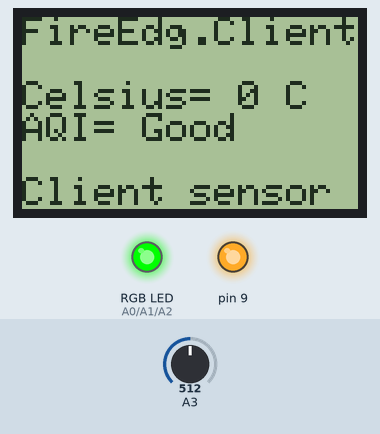
Recording of a sketch running on a simulated Arduino Nano, built with avr-gcc and run on an emulated ATmega328P. Parts: 84×48 one-colour display, an RGB LED mixed from three pins (HIGH = lit), output pins drawn as LEDs (lit = HIGH). The inputs (shaded band) are chosen by the test bench; at power-on: A3 = 512. What the sketch prints to the serial monitor is not drawn.

Above: at 6.2 s.
6.3 s: A3 set to 122
At 11.6 s:
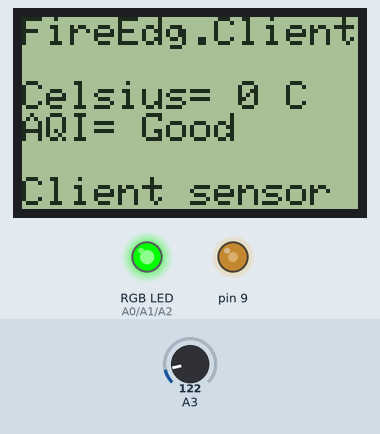
12.5 s: A3 set to 26
At 16.8 s:
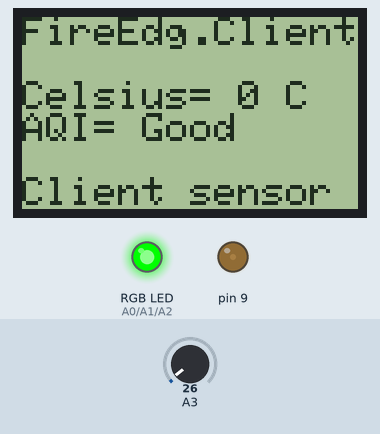
18.7 s: A3 set to 0
At 21.9 s:
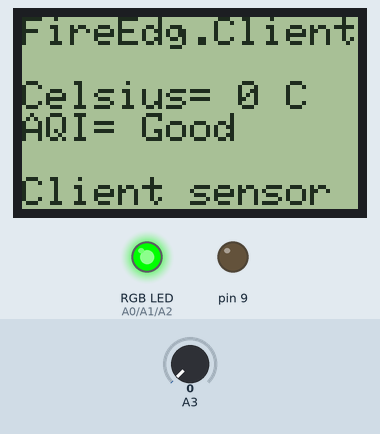
24.9 s: A3 set to 306
At 27.1 s:
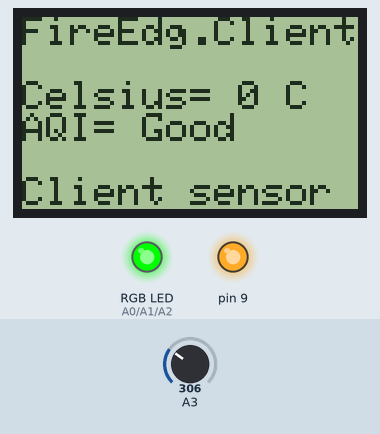
Timing chart, 0 to 28.6 s (numbered marks = the images above; inputs shaded):
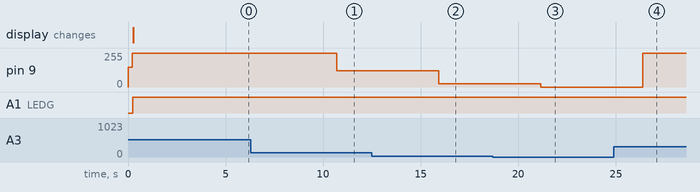

Measured:
- after the input at 6.3 s, pin 9: 255/255 → 122/255 after 4.4 s
- after the input at 12.5 s, pin 9: 122/255 → 26/255 after 3.4 s
- after the input at 18.7 s, pin 9: 26/255 → 0/255 after 2.5 s
- after the input at 24.9 s, pin 9: 0/255 → 255/255 after 1.5 s

The sketch:

nano-zibgee-pm2.5.ino
```cpp
//======== [ Arduino - Fire_Edge - LCD-Display_client ] ======== //
// --*
// --* ---------------------[編碼通訊實驗室]---------------------//
// --*
// --* version : V1.5
// --* 本程式為 Open source software 請注意使用
// --* 本程式專用於 [Fire_Edge - LCD-Display_client]
// --* 注意!! : 若造成任何損失本實驗室不付任何責任
// --*
// --* ---------------------[編碼通訊實驗室]---------------------//
// --*
//==============================================================//


//--------------[Display_client - 函數庫]--------------//
#include <PCD8544.h>
static PCD8544 lcd;
//------------------------ [PM2.5]------------------------//
#include <SoftwareSerial.h>
#define SOFT_TX 12
#define SOFT_RX 2
// [ PMSx003xx TX ] to [ Arduino PIN 11 ]
SoftwareSerial mySerial(SOFT_RX, SOFT_TX); // RX, TX
unsigned char gucRxBuf[100];
unsigned int pmcount25;
//------------------------ [RGB]------------------------//
#define LEDR A0
#define LEDG A1
#define LEDB A2
//-----------------------[變數宣告]------------------------//
int ArrayNoise; int StateValue;
int average; int PM;
int Photoresistance;
char Temperature[15];
char Air_Quality[15];
//------------------------ [Zigbee - 傳送封包Data]------------------------//
//---ZigbeeDataTest: Leftaddress=[0x61.0x33]-Right=address=[0x70.0x35]---//
byte STM32HostID[]     = {0xFE,0x05,0x91,0x90,0x10,0x2D,0x00,0xFF}; //本機[Send-Data]
byte ZigbeeRightTest[] = {0xFE,0x05,0x91,0x90,0x70,0x35,0x00,0xFF}; //本機[Send-Data]
byte ZigbeeSendTest[]  = {0xFE,0x05,0x91,0x20,0x70,0x35,0x05,0xFF}; //本機[LED-TEST]


void setup() {
  Serial.begin(115200);
  mySerial.begin(9600);
  lcd.begin(84, 48);
  analogWrite(9,150);
  pinMode(A3,INPUT);
  pinMode(LEDR, OUTPUT);
  pinMode(LEDG, OUTPUT);
  pinMode(LEDB, OUTPUT);
}


void loop() {

 float temp;float humi;
  if(mySerial.available()){
    delay(100);
    unsigned char i=0;
    while(mySerial.available()){
      gucRxBuf[i] = mySerial.read();
      i++;
    }
    if (((gucRxBuf[0]==0x42)&&(gucRxBuf[1]==0x4d))&&(i>=12)){
      int chksum=0;
      unsigned char DTL=(gucRxBuf[2]<<8)+gucRxBuf[3];
      for(unsigned char i=0;i<(DTL+2);i++){chksum += gucRxBuf[i];}
      unsigned char csH = (chksum>>8);
      unsigned char csL = (chksum&0xFF);
      if((csH==gucRxBuf[DTL+2])&&(csL==gucRxBuf[DTL+3])){
        //Serial.println("========= PMS5003T =========");
        pmcount25=gucRxBuf[22]*256+gucRxBuf[23];
        temp=(float)(gucRxBuf[24]*256+gucRxBuf[25])/10;
        humi=(float)(gucRxBuf[26]*256+gucRxBuf[27])/10;
      }
    }
  }

for(int i=0;i<2;i++){
  average+=temp;
  PM+=pmcount25;
  delay(100);
  }
  average=average/2;
  PM=PM/2;

  Photoresistance = analogRead(A3);
  Photoresistance/2;
  analogWrite(9,Photoresistance);

  sprintf(Temperature,"Celsius= %d C",average);
  lcd.setCursor(0,0);
  lcd.print("FireEdg.Client");
  lcd.setCursor(0,2);
  lcd.print(Temperature);
  if(pmcount25<=35){
    sprintf(Air_Quality,"AQI= Good %C","");
    lcd.setCursor(0,3);lcd.print(Air_Quality);
    digitalWrite(LEDR, LOW);
    digitalWrite(LEDG, HIGH);
    digitalWrite(LEDB, LOW);
} else if(pmcount25>=36&&pmcount25<=53){
    sprintf(Air_Quality,"AQI= Middle %C","");
    lcd.setCursor(0,3);lcd.print(Air_Quality);
    digitalWrite(LEDR, HIGH);
    digitalWrite(LEDG, LOW);
    digitalWrite(LEDB, HIGH);
} else if(pmcount25>=84){
    sprintf(Air_Quality,"AQI= Bad %C","");
    lcd.setCursor(0,3);lcd.print(Air_Quality);
    digitalWrite(LEDR, HIGH);
    digitalWrite(LEDG, LOW);
    digitalWrite(LEDB, LOW);
    }
  lcd.setCursor(0,5);
  lcd.print("Client sensor");

if (average<=30){
       StateValue=0x01;
       STM32HostID[6]=StateValue;
       Serial.write(STM32HostID, sizeof(STM32HostID));
       Serial.write(ZigbeeSendTest, sizeof(ZigbeeSendTest));
       delay(5000);
}else if(average>=31){
         StateValue=0x02;
         STM32HostID[6]=StateValue;
         Serial.write(STM32HostID, sizeof(STM32HostID));
         Serial.write(ZigbeeSendTest, sizeof(ZigbeeSendTest));
         delay(5000);
         }
 StateValue= 0x00;
 average=0;
 PM=0;
}
```
